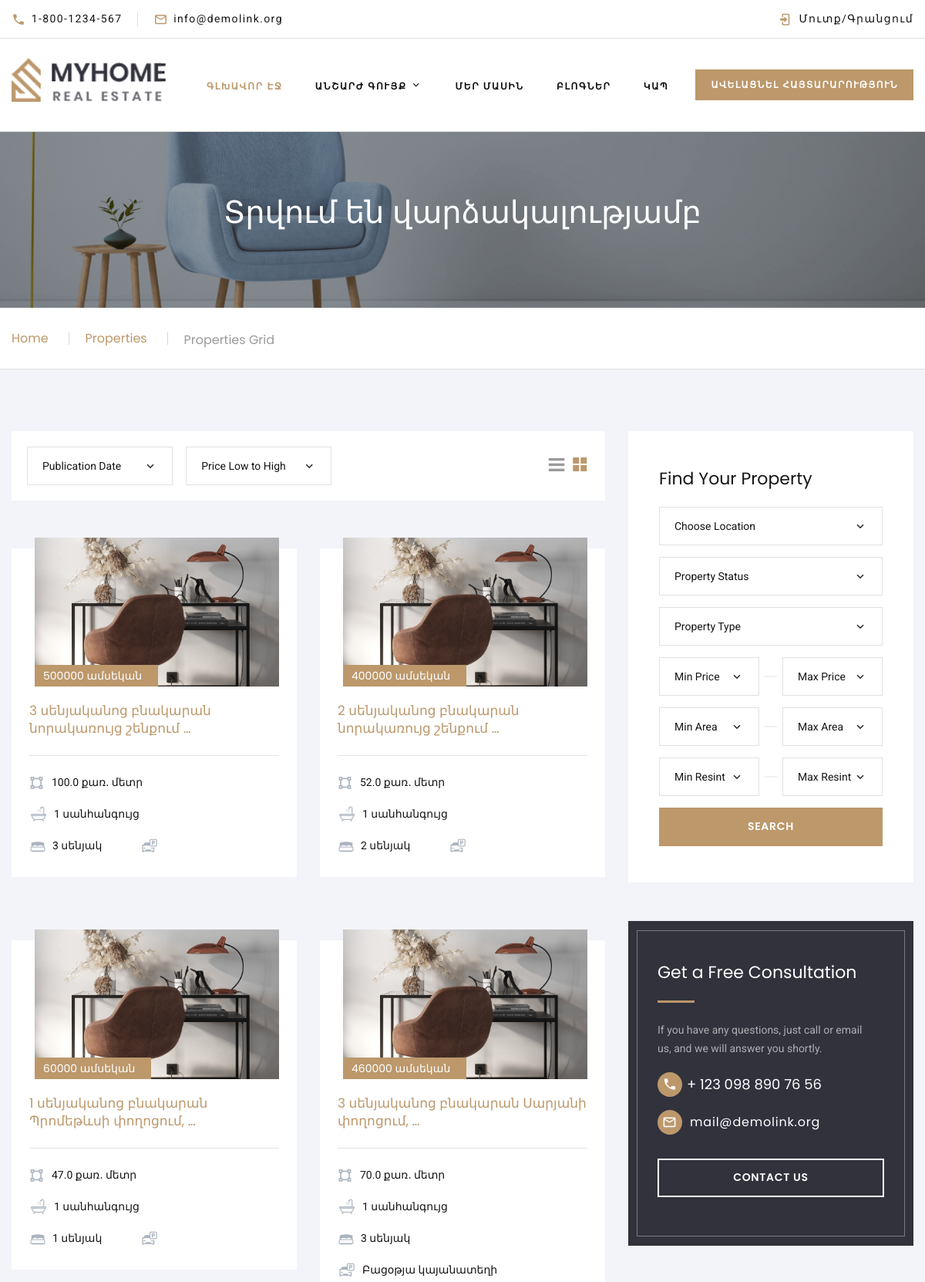
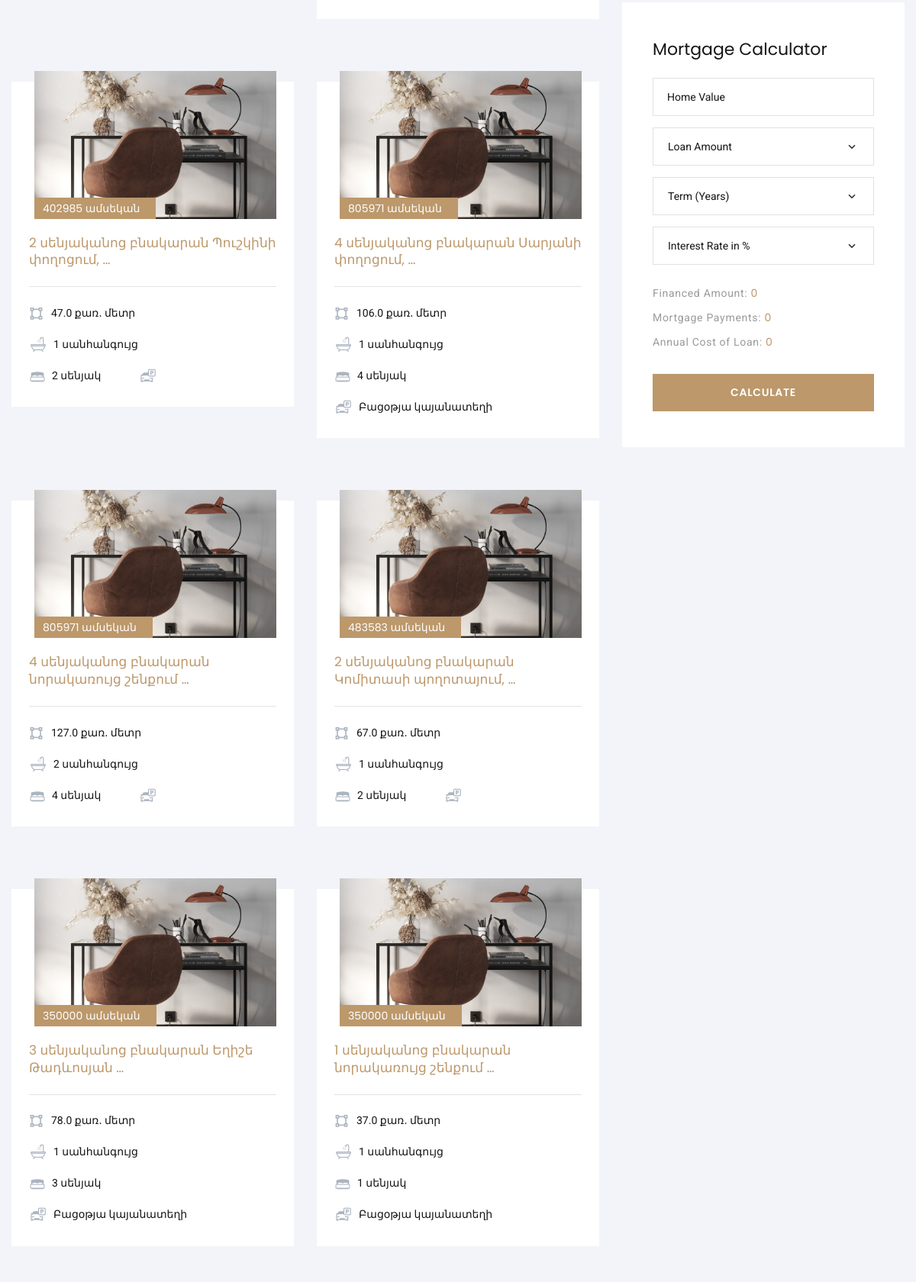
Screenshot of /rent-houses/ (upper part) with the database file from the repository (2 pictures, top to bottom).
### houses/models.py (models this page shows, shortened)
class Property_rent(models.Model):
    balcony = models.CharField(max_length=20, verbose_name="Պատշգամբ")
    parking = models.CharField(
        max_length=10, verbose_name="Կայանատեղի", blank=True, null=True)
    floor_area = models.CharField(max_length=10, verbose_name="Մակերես")
    lat = models.CharField(max_length=10, blank=True, null=True)
    construction_type = models.CharField(
        max_length=20, verbose_name="Շինության տիպ", blank=True, null=True)
    renovation = models.CharField(
        max_length=50, verbose_name="Վորանորոգում", blank=True, null=True)
    url = models.URLField(max_length=100)
    utility_payments = models.CharField(
        max_length=10, verbose_name="Կոմունալ վճարումներ", blank=True, null=True)
    furniture = models.CharField(
        max_length=10, verbose_name="Կահույք", blank=True, null=True)
    price = models.CharField(max_length=10)
    appliances = models.CharField(max_length=50, blank=True, null=True)
    description = models.CharField(max_length=500, verbose_name="Նկարագիր")
    ceiling_height = models.CharField(max_length=10,
                                             verbose_name="Առաստաղի բարձրություն")
    floor = models.CharField(max_length=10, verbose_name="Հարկ")
    pets_allowed = models.CharField(
        max_length=5, blank=True, null=True)
    address = models.CharField(max_length=200)
    window_views = models.CharField(
        max_length=100, blank=True, null=True)
    prepayment = models.CharField(max_length=10, blank=True, null=True)
    new_construction = models.CharField(
        max_length=5, verbose_name="Նորակառույց", blank=True, null=True)
    rooms = models.CharField(
        max_length=10, verbose_name="Սենյակների քանակ")
    house_has = models.CharField(max_length=100, blank=True, null=True)
    title = models.TextField(max_length=1000)
    long = models.CharField(max_length=10, blank=True, null=True)
    amenities = models.CharField(max_length=100, blank=True, null=True)
    children_allowed = models.CharField(
        max_length=5, blank=True, null=True)
    floors_in_building = models.CharField(max_length=10,
                                     verbose_name="Հարկերի քանակ", blank=True, null=True)
    bathrooms = models.CharField(max_length=50,
                                             verbose_name="Սանհանգույցների քանակ")
    elevator = models.CharField(
        max_length=50, verbose_name="Վերելակ", blank=True, null=True)
    image = models.ImageField(blank=True, null=True, upload_to="rent_properties/", verbose_name="Image")

### houses/views.py (the view)
# urls.py: path("rent-houses/", RentProperties.as_view(), name="rent-houses"),
class RentProperties(ListView):
    template_name="rent-houses.html"
    model = Property_rent
    context_object_name="properties_rent"

### templates/rent-houses.html (shortened to what this page needs)
{% extends "base.html" %}
{% load static %}
{% block bodycontent %}
<section class="breadcrumbs-custom bg-image context-dark" data-opacity="37"
  style="background-image: url({% static 'images/for_rent/rent_slide2.jpg' %});">
  <div class="container">
    <h2 class="breadcrumbs-custom-title">Տրվում են վարձակալությամբ</h2>
  </div>
</section>
<section class="section-xs bg-white">
  <div class="container">
    <ul class="breadcrumbs-custom-path">
      <li><a href="index.html">Home</a></li>
      <li><a href="#">Properties</a></li>
      <li class="active">Properties Grid</li>
    </ul>
  </div>
</section>
<section class="section section-md bg-gray-12">
  <div class="container">
    <div class="row row-50">
      <div class="col-lg-7 col-xl-8">
        <div class="row row-30">
          <div class="col-12">
            <ul class="block-info-1">
              <li>
                <div class="form-wrap-group-1">
                  <div class="form-wrap">
                  </div>
                  <div class="form-wrap">
                  </div>
                </div>
              </li>
              <li>
                <ul class="list-layout">
                  <li><a class="icon icon-2 fa-reorder" href="properties-list.html"></a></li>
                  <li><a class="icon icon-2 mdi mdi-view-grid active" href="#"></a></li>
                </ul>
              </li>
            </ul>
          </div>
          <div class="col-12">
            <div class="row row-50">
              {% for p in properties_rent%}
              <div class="col-md-6 col-lg-12 col-xl-6">
                <article class="product-classic">
                  <div class="product-classic-media">
                    <div class="owl-carousel" data-items="1" data-nav="true" data-stage-padding="0" data-loop="false"
                      data-margin="0" data-mouse-drag="false"><img src="{{p.image.url}}" alt="" width="480"
                        height="287" /> <img src="{{p.image.url}}" alt="" width="480" height="287" /> <img
                    </div>
                    <div class="product-classic-price"><span>{{p.price}} ամսեկան</span></div>
                  </div>
                  <h4 class="product-classic-title"><a href="single-property.html">{{p.title|truncatewords:5}}</a>
                  </h4>
                  <div class="product-classic-divider"></div>
                  <ul class="product-classic-list">
                    <li><span class="icon mdi mdi-vector-square"></span><span>{{p.floor_area}} քառ․ մետր
                      </span>
                    </li>
                    <li><span class="icon hotel-icon-10"></span><span>{{p.bathrooms}} սանհանգույց </span>
                    </li>
                    <li><span class="icon hotel-icon-05"></span><span>{{p.rooms}} սենյակ </span></li>
                    <li><span class="icon hotel-icon-26"></span><span>{{p.parking}}</span></li>
                  </ul>
                </article>
              </div>
              {% endfor %}
            </div>
          </div>
        </div>
      </div>
      <div class="col-lg-5 col-xl-4">
        <div class="row row-50">
          <div class="col-md-6 col-lg-12">
            <div class="block-info">
              <h3>Find Your Property</h3>
              <form class="rd-mailform form-select" data-form-output="form-output-global" data-form-type="contact"
                method="post" action="bat/rd-mailform.php">
                <div class="form-wrap form-wrap-validation">
                </div>
                <div class="form-wrap form-wrap-validation">
                </div>
                <div class="form-wrap form-wrap-validation">
                </div>
                <div class="form-wrap-group">
                  <div class="form-wrap form-wrap-validation">
                  </div>
                  <div class="form-wrap form-wrap-validation">
                  </div>
                </div>
                <div class="form-wrap-group">
                  <div class="form-wrap form-wrap-validation">
                  </div>
                  <div class="form-wrap form-wrap-validation">
                  </div>
                </div>
                <div class="form-wrap-group">
                  <div class="form-wrap form-wrap-validation">
                  </div>
                  <div class="form-wrap form-wrap-validation">
                  </div>
                </div>
                <div class="form-button">
                  <button class="button button-block button-primary" type="submit">Search</button>
                </div>
              </form>
            </div>
          </div>
          <div class="col-md-6 col-lg-12">
            <article class="block-callboard">
              <div class="block-callboard-body">
                <h3 class="block-callboard-title">Get a Free Consultation</h3>
                <div class="block-callboard-divider"></div>
                <div class="block-callboard-text">
                  <p>If you have any questions, just call or email us, and we will answer you shortly.</p>
                </div>
                <ul class="block-callboard-list">
                  <li>
                    <div class="block-callboard-tell"><a href="tel:#">+ 123 098 890 76 56</a></div>
                  </li>
                  <li>
                    <div class="block-callboard-mail"><a href="mailto:#">mail@demolink.org</a></div>
                  </li>
                </ul><a class="button button-block button-secondary" href="contact-us.html">Contact us</a>
              </div>
            </article>
          </div>
          <div class="col-md-6 col-lg-12">
            <div class="block-info bg-default">
              <h3>Mortgage Calculator</h3>
              <form class="rd-mailform form-select" data-form-output="form-output-global" data-form-type="contact"
                method="post" action="bat/rd-mailform.php">
                <div class="form-wrap">
                  <input class="form-input" id="contact-1-name" type="text" name="name" data-constraints="@Required">
                  <label class="form-label" for="contact-1-name">Home Value</label>
                </div>
                <div class="form-wrap form-wrap-validation">
                </div>
                <div class="form-wrap form-wrap-validation">
                </div>
                <div class="form-wrap form-wrap-validation">
                </div>
                <ul class="form-wrap-list">
                  <li>Financed Amount: <span>0</span>
                  </li>
                  <li>Mortgage Payments: <span>0</span>
                  </li>
                  <li>Annual Cost of Loan: <span>0</span>
                  </li>
                </ul>
                <div class="form-button">
                  <button class="button button-block button-primary" type="submit">Calculate</button>
                </div>
              </form>
            </div>
          </div>
        </div>
      </div>
    </div>
  </div>
</section>
{% endblock %}

### templates/base.html (shortened to what this page needs)
{% load static i18n %}
<!DOCTYPE html>
<html class="wide wow-animation" lang="en">
<head>
    <link rel="stylesheet" href="{% static 'css/bootstrap.css' %}">
    <link rel="stylesheet" href="{% static 'css/style.css' %}">
    <link rel="stylesheet" href="{% static 'css/fonts.css' %}">
</head>
<body>
    <div class="page">
        {% include "header.html"%}
        {% block bodycontent %}{% endblock bodycontent %}
    </div>
</body>
</html>

### templates/header.html (shortened to what this page needs)
{% load static %}
<header class="section page-header">
    <div class="rd-navbar-wrap">
        <nav class="rd-navbar rd-navbar-classic" data-layout="rd-navbar-fixed" data-sm-layout="rd-navbar-fixed"
            data-md-layout="rd-navbar-fixed" data-md-device-layout="rd-navbar-fixed" data-lg-layout="rd-navbar-static"
            data-lg-device-layout="rd-navbar-fixed" data-xl-layout="rd-navbar-static"
            data-xl-device-layout="rd-navbar-static" data-lg-stick-up-offset="46px" data-xl-stick-up-offset="46px"
            data-xxl-stick-up-offset="46px" data-lg-stick-up="true" data-xl-stick-up="true" data-xxl-stick-up="true">
            <div class="rd-navbar-aside-outer">
                <div class="rd-navbar-aside">
                    <ul class="rd-navbar-aside-list rd-navbar-collapse">
                        <li>
                            <div class="block-inline unit unit-spacing-xs align-items-center">
                                <div class="unit-left"><span class="icon text-middle mdi mdi-phone"></span></div>
                                <div class="unit-body"><a href="tel:#">1-800-1234-567</a></div>
                            </div>
                        </li>
                        <li>
                            <div class="block-inline unit unit-spacing-xs align-items-center">
                                <div class="unit-left"><span class="icon text-middle mdi mdi-email-outline"></span>
                                </div>
                                <div class="unit-body"><a href="mailto:#">info@demolink.org</a></div>
                            </div>
                        </li>
                    </ul>
                    <div class="rd-navbar-aside-item">
                        <div class="block-inline">
                            <button class="unit unit-spacing-xs align-items-center"
                                data-rd-navbar-toggle="#navbar-login-register"><span class="unit-left"><span
                                        class="icon text-middle mdi mdi-login"></span></span><span
                                    class="unit-body"><span>Մուտք/Գրանցում</span></span></button>
                        </div>
                    </div>
                </div>
            </div>
            <div class="rd-navbar-main-outer">
                <div class="rd-navbar-main">
                    <div class="rd-navbar-panel">
                        <div class="rd-navbar-brand"><a class="brand" href="index.html"><img class="brand-logo-dark"
                                    src="{% static 'images/logo-default-142x41.png' %}" alt="" width="142" height="41"
                                    srcset="{% static 'images/logo-default-284x82.png' 2x %}" /><img
                                    srcset="{% static 'images/logo-inverse-284x82.png' 2x %}" /></a>
                        </div>
                    </div>
                    <div class="rd-navbar-nav-wrap">
                        <ul class="rd-navbar-nav">
                            <li class="rd-nav-item active"><a class="rd-nav-link" href="{% url 'home' %}">Գլխավոր էջ</a>
                            </li>
                            <li class="rd-nav-item"><a class="rd-nav-link" href="{% url 'houses' %}">Անշարժ գույք</a>
                            </li>
                            <li class="rd-nav-item"><a class="rd-nav-link" href="{% url 'about-us' %}">Մեր մասին</a>
                            </li>
                            <li class="rd-nav-item"><a class="rd-nav-link" href="#">Բլոգներ</a>
                            </li>
                            <li class="rd-nav-item"><a class="rd-nav-link" href="{% url 'contact-us' %}">Կապ</a>
                            </li>
                        </ul>
                        <div class="rd-navbar-main-item"><a class="button button-sm button-primary" href="#">Ավելացնել
                                հայտարարություն</a>
                        </div>
                    </div>
                </div>
            </div>
        </nav>
    </div>
</header>

### templates/footer.html (shortened to what this page needs)
{% load static %}

### rows the page displays
Property_rent: image (picture), price "500000", title "3 սենյականոց բնակարան նորակառույց շենքում …", floor_area "100.0", bathrooms "1", rooms "3"
Property_rent: image (picture), price "400000", title "2 սենյականոց բնակարան նորակառույց շենքում …", floor_area "52.0", bathrooms "1", rooms "2"
Property_rent: image (picture), price "60000", title "1 սենյականոց բնակարան Պրոմեթևսի փողոցում, …", floor_area "47.0", bathrooms "1", rooms "1"
Property_rent: image (picture), price "460000", title "3 սենյականոց բնակարան Սարյանի փողոցում, …", floor_area "70.0", bathrooms "1", rooms "3", parking "Բացօթյա կայանատեղի"
Property_rent: image (picture), price "402985", title "2 սենյականոց բնակարան Պուշկինի փողոցում, …", floor_area "47.0", bathrooms "1", rooms "2"
Property_rent: image (picture), price "805971", title "4 սենյականոց բնակարան Սարյանի փողոցում, …", floor_area "106.0", bathrooms "1", rooms "4", parking "Բացօթյա կայանատեղի"
Property_rent: image (picture), price "805971", title "4 սենյականոց բնակարան նորակառույց շենքում …", floor_area "127.0", bathrooms "2", rooms "4"
Property_rent: image (picture), price "483583", title "2 սենյականոց բնակարան Կոմիտասի պողոտայում, …", floor_area "67.0", bathrooms "1", rooms "2"
Property_rent: image (picture), price "350000", title "3 սենյականոց բնակարան Եղիշե Թադևոսյան …", floor_area "78.0", bathrooms "1", rooms "3", parking "Բացօթյա կայանատեղի"
Property_rent: image (picture), price "350000", title "1 սենյականոց բնակարան նորակառույց շենքում …", floor_area "37.0", bathrooms "1", rooms "1", parking "Բացօթյա կայանատեղի"
